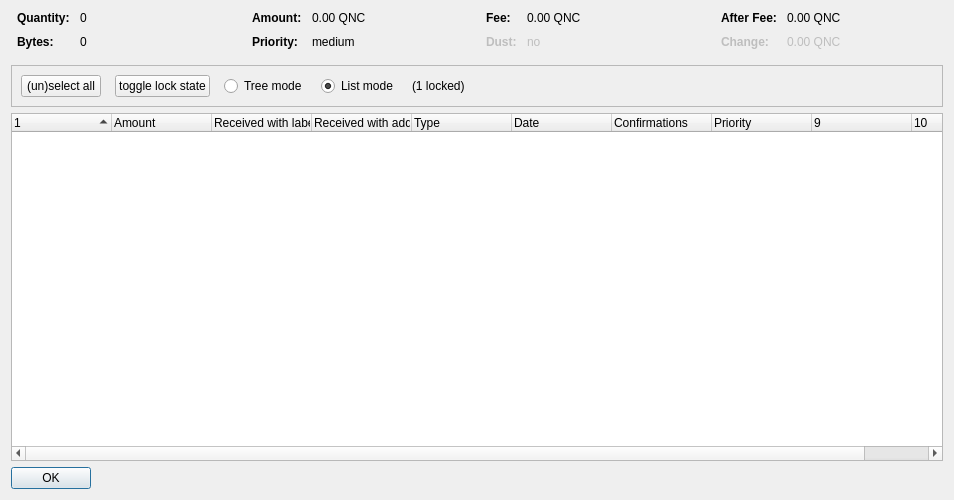
<?xml version="1.0" encoding="UTF-8"?>
<ui version="4.0">
 <class>CoinControlDialog</class>
 <widget class="QDialog" name="CoinControlDialog">
  <property name="geometry">
   <rect>
    <x>0</x>
    <y>0</y>
    <width>954</width>
    <height>500</height>
   </rect>
  </property>
  <property name="windowTitle">
   <string>Coin Selection</string>
  </property>
  <layout class="QVBoxLayout" name="verticalLayout">
   <item>
    <layout class="QHBoxLayout" name="horizontalLayoutTop" stretch="0,0,0,0">
     <property name="topMargin">
      <number>0</number>
     </property>
     <property name="bottomMargin">
      <number>10</number>
     </property>
     <item>
      <layout class="QFormLayout" name="formLayoutCoinControl1">
       <property name="horizontalSpacing">
        <number>10</number>
       </property>
       <property name="verticalSpacing">
        <number>10</number>
       </property>
       <property name="leftMargin">
        <number>6</number>
       </property>
       <property name="rightMargin">
        <number>6</number>
       </property>
       <item row="0" column="0">
        <widget class="QLabel" name="labelCoinControlQuantityText">
         <property name="font">
          <font>
           <weight>75</weight>
           <bold>true</bold>
          </font>
         </property>
         <property name="text">
          <string>Quantity:</string>
         </property>
        </widget>
       </item>
       <item row="0" column="1">
        <widget class="QLabel" name="labelCoinControlQuantity">
         <property name="cursor">
          <cursorShape>IBeamCursor</cursorShape>
         </property>
         <property name="contextMenuPolicy">
          <enum>Qt::ActionsContextMenu</enum>
         </property>
         <property name="text">
          <string notr="true">0</string>
         </property>
         <property name="textInteractionFlags">
          <set>Qt::LinksAccessibleByMouse|Qt::TextSelectableByKeyboard|Qt::TextSelectableByMouse</set>
         </property>
        </widget>
       </item>
       <item row="1" column="0">
        <widget class="QLabel" name="labelCoinControlBytesText">
         <property name="font">
          <font>
           <weight>75</weight>
           <bold>true</bold>
          </font>
         </property>
         <property name="text">
          <string>Bytes:</string>
         </property>
        </widget>
       </item>
       <item row="1" column="1">
        <widget class="QLabel" name="labelCoinControlBytes">
         <property name="cursor">
          <cursorShape>IBeamCursor</cursorShape>
         </property>
         <property name="contextMenuPolicy">
          <enum>Qt::ActionsContextMenu</enum>
         </property>
         <property name="text">
          <string notr="true">0</string>
         </property>
         <property name="textInteractionFlags">
          <set>Qt::LinksAccessibleByMouse|Qt::TextSelectableByKeyboard|Qt::TextSelectableByMouse</set>
         </property>
        </widget>
       </item>
      </layout>
     </item>
     <item>
      <layout class="QFormLayout" name="formLayoutCoinControl2">
       <property name="horizontalSpacing">
        <number>10</number>
       </property>
       <property name="verticalSpacing">
        <number>10</number>
       </property>
       <property name="leftMargin">
        <number>6</number>
       </property>
       <property name="rightMargin">
        <number>6</number>
       </property>
       <item row="0" column="0">
        <widget class="QLabel" name="labelCoinControlAmountText">
         <property name="font">
          <font>
           <weight>75</weight>
           <bold>true</bold>
          </font>
         </property>
         <property name="text">
          <string>Amount:</string>
         </property>
        </widget>
       </item>
       <item row="0" column="1">
        <widget class="QLabel" name="labelCoinControlAmount">
         <property name="cursor">
          <cursorShape>IBeamCursor</cursorShape>
         </property>
         <property name="contextMenuPolicy">
          <enum>Qt::ActionsContextMenu</enum>
         </property>
         <property name="text">
          <string notr="true">0.00 QNC</string>
         </property>
         <property name="textInteractionFlags">
          <set>Qt::LinksAccessibleByMouse|Qt::TextSelectableByKeyboard|Qt::TextSelectableByMouse</set>
         </property>
        </widget>
       </item>
       <item row="1" column="0">
        <widget class="QLabel" name="labelCoinControlPriorityText">
         <property name="font">
          <font>
           <weight>75</weight>
           <bold>true</bold>
          </font>
         </property>
         <property name="text">
          <string>Priority:</string>
         </property>
        </widget>
       </item>
       <item row="1" column="1">
        <widget class="QLabel" name="labelCoinControlPriority">
         <property name="cursor">
          <cursorShape>IBeamCursor</cursorShape>
         </property>
         <property name="contextMenuPolicy">
          <enum>Qt::ActionsContextMenu</enum>
         </property>
         <property name="text">
          <string>medium</string>
         </property>
         <property name="textInteractionFlags">
          <set>Qt::LinksAccessibleByMouse|Qt::TextSelectableByKeyboard|Qt::TextSelectableByMouse</set>
         </property>
        </widget>
       </item>
      </layout>
     </item>
     <item>
      <layout class="QFormLayout" name="formLayoutCoinControl3">
       <property name="horizontalSpacing">
        <number>10</number>
       </property>
       <property name="verticalSpacing">
        <number>10</number>
       </property>
       <property name="leftMargin">
        <number>6</number>
       </property>
       <property name="rightMargin">
        <number>6</number>
       </property>
       <item row="0" column="0">
        <widget class="QLabel" name="labelCoinControlFeeText">
         <property name="font">
          <font>
           <weight>75</weight>
           <bold>true</bold>
          </font>
         </property>
         <property name="text">
          <string>Fee:</string>
         </property>
        </widget>
       </item>
       <item row="0" column="1">
        <widget class="QLabel" name="labelCoinControlFee">
         <property name="cursor">
          <cursorShape>IBeamCursor</cursorShape>
         </property>
         <property name="contextMenuPolicy">
          <enum>Qt::ActionsContextMenu</enum>
         </property>
         <property name="text">
          <string notr="true">0.00 QNC</string>
         </property>
         <property name="textInteractionFlags">
          <set>Qt::LinksAccessibleByMouse|Qt::TextSelectableByKeyboard|Qt::TextSelectableByMouse</set>
         </property>
        </widget>
       </item>
       <item row="1" column="0">
        <widget class="QLabel" name="labelCoinControlLowOutputText">
         <property name="enabled">
          <bool>false</bool>
         </property>
         <property name="font">
          <font>
           <weight>75</weight>
           <bold>true</bold>
          </font>
         </property>
         <property name="text">
          <string>Dust:</string>
         </property>
        </widget>
       </item>
       <item row="1" column="1">
        <widget class="QLabel" name="labelCoinControlLowOutput">
         <property name="enabled">
          <bool>false</bool>
         </property>
         <property name="cursor">
          <cursorShape>IBeamCursor</cursorShape>
         </property>
         <property name="contextMenuPolicy">
          <enum>Qt::ActionsContextMenu</enum>
         </property>
         <property name="text">
          <string>no</string>
         </property>
         <property name="textInteractionFlags">
          <set>Qt::LinksAccessibleByMouse|Qt::TextSelectableByKeyboard|Qt::TextSelectableByMouse</set>
         </property>
        </widget>
       </item>
      </layout>
     </item>
     <item>
      <layout class="QFormLayout" name="formLayoutCoinControl4">
       <property name="horizontalSpacing">
        <number>10</number>
       </property>
       <property name="verticalSpacing">
        <number>10</number>
       </property>
       <property name="leftMargin">
        <number>6</number>
       </property>
       <property name="rightMargin">
        <number>6</number>
       </property>
       <item row="0" column="0">
        <widget class="QLabel" name="labelCoinControlAfterFeeText">
         <property name="font">
          <font>
           <weight>75</weight>
           <bold>true</bold>
          </font>
         </property>
         <property name="text">
          <string>After Fee:</string>
         </property>
        </widget>
       </item>
       <item row="0" column="1">
        <widget class="QLabel" name="labelCoinControlAfterFee">
         <property name="cursor">
          <cursorShape>IBeamCursor</cursorShape>
         </property>
         <property name="contextMenuPolicy">
          <enum>Qt::ActionsContextMenu</enum>
         </property>
         <property name="text">
          <string notr="true">0.00 QNC</string>
         </property>
         <property name="textInteractionFlags">
          <set>Qt::LinksAccessibleByMouse|Qt::TextSelectableByKeyboard|Qt::TextSelectableByMouse</set>
         </property>
        </widget>
       </item>
       <item row="1" column="0">
        <widget class="QLabel" name="labelCoinControlChangeText">
         <property name="enabled">
          <bool>false</bool>
         </property>
         <property name="font">
          <font>
           <weight>75</weight>
           <bold>true</bold>
          </font>
         </property>
         <property name="text">
          <string>Change:</string>
         </property>
        </widget>
       </item>
       <item row="1" column="1">
        <widget class="QLabel" name="labelCoinControlChange">
         <property name="enabled">
          <bool>false</bool>
         </property>
         <property name="cursor">
          <cursorShape>IBeamCursor</cursorShape>
         </property>
         <property name="contextMenuPolicy">
          <enum>Qt::ActionsContextMenu</enum>
         </property>
         <property name="text">
          <string notr="true">0.00 QNC</string>
         </property>
         <property name="textInteractionFlags">
          <set>Qt::LinksAccessibleByMouse|Qt::TextSelectableByKeyboard|Qt::TextSelectableByMouse</set>
         </property>
        </widget>
       </item>
      </layout>
     </item>
    </layout>
   </item>
   <item>
    <widget class="QFrame" name="frame">
     <property name="minimumSize">
      <size>
       <width>0</width>
       <height>40</height>
      </size>
     </property>
     <property name="frameShape">
      <enum>QFrame::StyledPanel</enum>
     </property>
     <property name="frameShadow">
      <enum>QFrame::Sunken</enum>
     </property>
     <layout class="QHBoxLayout" name="horizontalLayout">
      <item>
       <layout class="QHBoxLayout" name="horizontalLayoutPanel" stretch="0,0,0,0,0,0">
        <property name="spacing">
         <number>14</number>
        </property>
        <item>
         <widget class="QPushButton" name="pushButtonSelectAll">
          <property name="sizePolicy">
           <sizepolicy hsizetype="Maximum" vsizetype="Fixed">
            <horstretch>0</horstretch>
            <verstretch>0</verstretch>
           </sizepolicy>
          </property>
          <property name="text">
           <string>(un)select all</string>
          </property>
          <property name="autoDefault">
           <bool>false</bool>
          </property>
         </widget>
        </item>
        <item>
         <widget class="QPushButton" name="pushButtonToggleLock">
          <property name="sizePolicy">
           <sizepolicy hsizetype="Maximum" vsizetype="Fixed">
            <horstretch>0</horstretch>
            <verstretch>0</verstretch>
           </sizepolicy>
          </property>
          <property name="text">
           <string>toggle lock state</string>
          </property>
          <property name="autoDefault">
           <bool>false</bool>
          </property>
         </widget>
        </item>
        <item>
         <widget class="QRadioButton" name="radioTreeMode">
          <property name="sizePolicy">
           <sizepolicy hsizetype="Maximum" vsizetype="Fixed">
            <horstretch>0</horstretch>
            <verstretch>0</verstretch>
           </sizepolicy>
          </property>
          <property name="text">
           <string>Tree mode</string>
          </property>
         </widget>
        </item>
        <item>
         <widget class="QRadioButton" name="radioListMode">
          <property name="sizePolicy">
           <sizepolicy hsizetype="Maximum" vsizetype="Fixed">
            <horstretch>0</horstretch>
            <verstretch>0</verstretch>
           </sizepolicy>
          </property>
          <property name="text">
           <string>List mode</string>
          </property>
          <property name="checked">
           <bool>true</bool>
          </property>
         </widget>
        </item>
        <item>
         <widget class="QLabel" name="labelLocked">
          <property name="text">
           <string>(1 locked)</string>
          </property>
         </widget>
        </item>
        <item>
         <spacer name="horizontalSpacer">
          <property name="orientation">
           <enum>Qt::Horizontal</enum>
          </property>
          <property name="sizeHint" stdset="0">
           <size>
            <width>40</width>
            <height>20</height>
           </size>
          </property>
         </spacer>
        </item>
       </layout>
      </item>
     </layout>
    </widget>
   </item>
   <item>
    <widget class="CoinControlTreeWidget" name="treeWidget">
     <property name="contextMenuPolicy">
      <enum>Qt::CustomContextMenu</enum>
     </property>
     <property name="sortingEnabled">
      <bool>false</bool>
     </property>
     <property name="columnCount">
      <number>10</number>
     </property>
     <attribute name="headerShowSortIndicator" stdset="0">
      <bool>true</bool>
     </attribute>
     <attribute name="headerStretchLastSection">
      <bool>false</bool>
     </attribute>
     <column>
      <property name="text">
       <string/>
      </property>
     </column>
     <column>
      <property name="text">
       <string>Amount</string>
      </property>
     </column>
     <column>
      <property name="text">
       <string>Received with label</string>
      </property>
     </column>
     <column>
      <property name="text">
       <string>Received with address</string>
      </property>
     </column>
     <column>
      <property name="text">
       <string>Type</string>
      </property>
     </column>
     <column>
      <property name="text">
       <string>Date</string>
      </property>
     </column>
     <column>
      <property name="text">
       <string>Confirmations</string>
      </property>
      <property name="toolTip">
       <string>Confirmed</string>
      </property>
     </column>
     <column>
      <property name="text">
       <string>Priority</string>
      </property>
     </column>
     <column>
      <property name="text">
       <string/>
      </property>
     </column>
     <column>
      <property name="text">
       <string/>
      </property>
     </column>
    </widget>
   </item>
   <item>
    <widget class="QDialogButtonBox" name="buttonBox">
     <property name="sizePolicy">
      <sizepolicy hsizetype="Maximum" vsizetype="Fixed">
       <horstretch>0</horstretch>
       <verstretch>0</verstretch>
      </sizepolicy>
     </property>
     <property name="orientation">
      <enum>Qt::Horizontal</enum>
     </property>
     <property name="standardButtons">
      <set>QDialogButtonBox::Ok</set>
     </property>
    </widget>
   </item>
  </layout>
 </widget>
 <customwidgets>
  <customwidget>
   <class>CoinControlTreeWidget</class>
   <extends>QTreeWidget</extends>
   <header>coincontroltreewidget.h</header>
  </customwidget>
 </customwidgets>
 <resources/>
 <connections/>
</ui>
